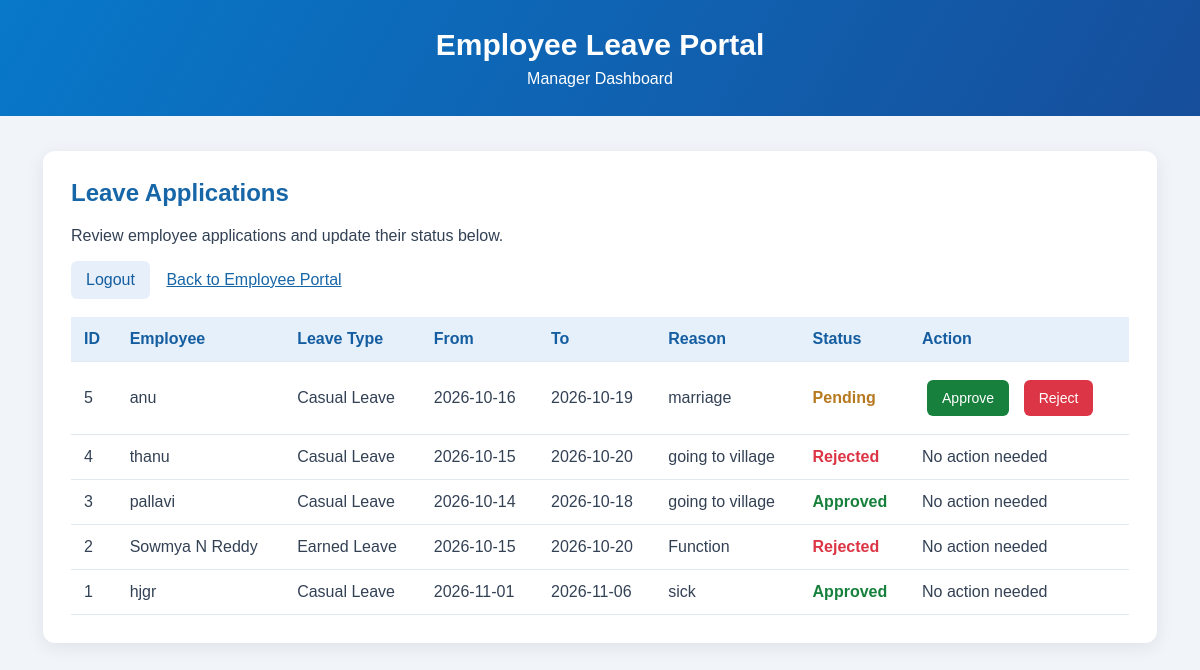
Screenshot of /manager (signed in) with the database file from the repository.
### tables this page shows
CREATE TABLE leaves (
            id INTEGER PRIMARY KEY AUTOINCREMENT,
            name TEXT NOT NULL,
            leave_type TEXT NOT NULL,
            from_date TEXT NOT NULL,
            to_date TEXT NOT NULL,
            reason TEXT NOT NULL,
            status TEXT NOT NULL DEFAULT 'Pending'
        );

### app.py (the view, shortened to what this page needs)
@app.route("/manager", methods=["GET", "POST"])
def manager():
    error = ""
    if session.get("manager_logged_in"):
        conn = get_db()
        leaves = conn.execute(
            "SELECT * FROM leaves ORDER BY id DESC"
        ).fetchall()
        conn.close()
        print("Leave applications found:", len(leaves))
        return render_template(
            "manager.html",
            logged_in=True,
            leaves=leaves,
            error=""
        )

### app.py (called while the page is built)
def get_db():
    conn = sqlite3.connect(DATABASE)
    conn.row_factory = sqlite3.Row
    return conn

### templates/manager.html (shortened to what this page needs)
<!DOCTYPE html>
<html lang="en">
<head>
</head>
<body>
<header>
    <h1>Employee Leave Portal</h1>
    <p>Manager Dashboard</p>
</header>
<main class="container">
    {% if not logged_in %}
    <section class="card" style="max-width: 520px; margin: 35px auto;">
        <h2>Manager Login</h2>
        {% if error %}
            <p class="error">{{ error }}</p>
        {% endif %}
        <form action="{{ url_for('manager') }}" method="POST">
            <label for="username">Manager Username</label>
            <input
                type="text"
                id="username"
                name="username"
                placeholder="Enter manager username"
                required
                autocomplete="username"
            >
            <label for="password">Password</label>
            <input
                type="password"
                id="password"
                name="password"
                placeholder="Enter password"
                required
                autocomplete="current-password"
            >
            <button type="submit" class="login-button">
                Login
            </button>
        </form>
    </section>
    {% else %}
    <section class="card">
        <h2>Leave Applications</h2>
        <p>
            Review employee applications and update their status below.
        </p>
        <a class="logout" href="{{ url_for('logout') }}">
            Logout
        </a>
        <a class="back" href="{{ url_for('home') }}">
            Back to Employee Portal
        </a>
        {% if leaves %}
        <div class="table-container">
            <table>
                <thead>
                    <tr>
                        <th>ID</th>
                        <th>Employee</th>
                        <th>Leave Type</th>
                        <th>From</th>
                        <th>To</th>
                        <th>Reason</th>
                        <th>Status</th>
                        <th>Action</th>
                    </tr>
                </thead>
                <tbody>
                    {% for leave in leaves %}
                    <tr>
                        <td>{{ leave['id'] }}</td>
                        <td>{{ leave['name'] }}</td>
                        <td>{{ leave['leave_type'] }}</td>
                        <td>{{ leave['from_date'] }}</td>
                        <td>{{ leave['to_date'] }}</td>
                        <td>{{ leave['reason'] }}</td>
                        <td>
                            <span class="status
                                {% if leave['status'] == 'Approved' %}
                                    approved
                                {% elif leave['status'] == 'Rejected' %}
                                    rejected
                                {% else %}
                                    pending
                                {% endif %}
                            ">
                                {{ leave['status'] }}
                            </span>
                        </td>
                        <td>
                            {% if leave['status'] == 'Pending' %}
                            <form
                                class="action-form"
                                action="{{ url_for('update_leave') }}"
                                method="POST"
                            >
                                <button class="approve" type="submit">
                                    Approve
                                </button>
                            </form>
                            <form
                                class="action-form"
                                action="{{ url_for('update_leave') }}"
                                method="POST"
                            >
                                <button class="reject" type="submit">
                                    Reject
                                </button>
                            </form>
                            {% else %}
                                No action needed
                            {% endif %}
                        </td>
                    </tr>
                    {% endfor %}
                </tbody>
            </table>
        </div>
        {% else %}
            <p>No leave applications yet.</p>
        {% endif %}
    </section>
    {% endif %}
</main>
</body>
</html>

### templates/manager.html (style rules this page uses)
* { box-sizing: border-box; }
body { margin: 0; font-family: Arial, sans-serif; background: #f1f5f9; color: #334155; }
header { background: linear-gradient(120deg, #0878c9, #164e9b); color: white; text-align: center; padding: 28px 15px; }
header h1 { margin: 0 0 8px; font-size: 30px; }
header p { margin: 0; }
.container { max-width: 1150px; margin: 35px auto; padding: 0 18px; }
.card { background: white; padding: 28px; border-radius: 12px; box-shadow: 0 4px 18px rgba(0, 0, 0, 0.08); margin-bottom: 25px; }
h2 { color: #1766a8; margin-top: 0; }
button { border: none; padding: 10px 15px; border-radius: 6px; cursor: pointer; font-size: 14px; color: white; margin: 3px; }
.approve { background: #16803c; }
.reject { background: #dc3545; }
.logout { display: inline-block; background: #e7f0fa; color: #145da0; padding: 10px 15px; border-radius: 6px; text-decoration: none; margin-bottom: 18px; }
.back { color: #1766a8; margin-left: 12px; }
.table-container { width: 100%; overflow-x: auto; }
table { width: 100%; border-collapse: collapse; min-width: 850px; }
th, td { padding: 13px; border-bottom: 1px solid #e2e8f0; text-align: left; vertical-align: middle; }
th { background: #e6f0fa; color: #145da0; }
.status { font-weight: bold; }
.pending { color: #b7791f; }
.approved { color: #16803c; }
.rejected { color: #dc3545; }
.action-form { display: inline-block; margin: 2px; }

### rows the page displays
leaves: id "5", name "anu", leave_type "Casual Leave", from_date "2026-10-16", to_date "2026-10-19", reason "marriage", status "Pending"
leaves: id "4", name "thanu", leave_type "Casual Leave", from_date "2026-10-15", to_date "2026-10-20", reason "going to village", status "Rejected", shows "No action needed"
leaves: id "3", name "pallavi", leave_type "Casual Leave", from_date "2026-10-14", to_date "2026-10-18", reason "going to village", status "Approved", shows "No action needed"
leaves: id "2", name "Sowmya N Reddy", leave_type "Earned Leave", from_date "2026-10-15", to_date "2026-10-20", reason "Function", status "Rejected", shows "No action needed"
leaves: id "1", name "hjgr", leave_type "Casual Leave", from_date "2026-11-01", to_date "2026-11-06", reason "sick", status "Approved", shows "No action needed"
